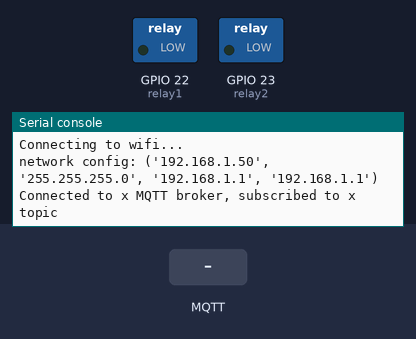
The program below on a simulated ESP32 board running MicroPython. On the bench: switched loads named in the program (green lamp = pin HIGH), the last lines printed to the serial console. Inputs (shaded band) come from the test bench. WiFi joins after 1.5 s; no MQTT or app messages arrive unless stated; values from a settings file that is not in the repository are placeholders.

Above: at 2.8 s.
2.9 s: MQTT message "up-on" arrives on the first subscribed topic
At 3.8 s:
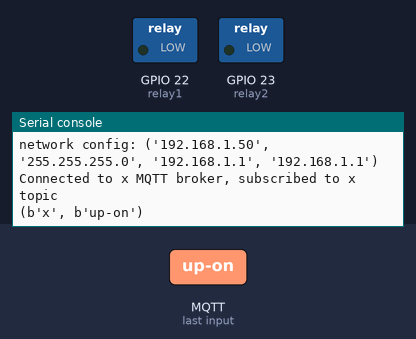
4.4 s: MQTT message "up-off" arrives on the first subscribed topic
At 4.9 s:
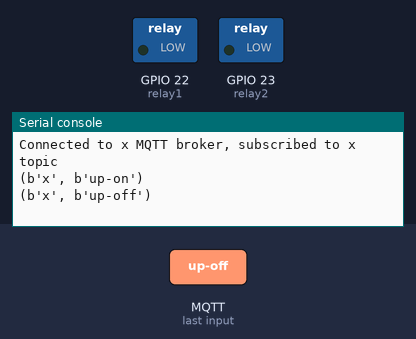
5.9 s: MQTT message "down-on" arrives on the first subscribed topic
At 7.3 s:
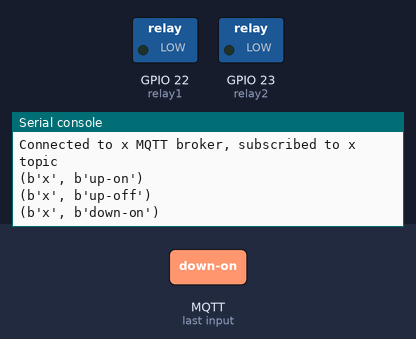

The program:

mqttclient.py
```python
import time
from umqttsimple import MQTTClient
import ubinascii
import machine
import esp
esp.osdebug(None)
import gc
gc.collect()
import config
import functions
from machine import Pin
try:
  import usocket as socket
except:
  import socket

wifi = functions.connect_to_wifi(config.ssid, config.password)
# Print out the network configuration received from DHCP
print('network config:', wifi.ifconfig())
# Create an output pin on GPIO 22
relay1 = Pin(22, Pin.OUT)
# Create an output pin on GPIO 23
relay2 = Pin(23, Pin.OUT)
client_id = ubinascii.hexlify(machine.unique_id())
last_message = 0
message_interval = 5
counter = 0

def sub_cb(topic, msg):
  print((topic, msg))
  if topic == config.mqtt_topic_sub and msg == b'up-on':
    print('Garage Door Up Activated')
    relay1.value(1)
  elif topic == config.mqtt_topic_sub and msg == b'up-off':
    print('Garage Door Up Dectivated')
    relay1.value(0)
  elif topic == config.mqtt_topic_sub and msg == b'down-on':
    print('Garage Door Down Activated')
    relay2.value(1)
  elif topic == config.mqtt_topic_sub and msg == b'down-off':
    print('Garage Door Down Dectivated')
    relay2.value(0)

def connect_and_subscribe():
  global client_id
  client = MQTTClient(client_id, config.mqtt_server, config.mqtt_port, config.mqtt_user, config.mqtt_password)
  client.set_callback(sub_cb)
  client.connect()
  client.subscribe(config.mqtt_topic_sub)
  print('Connected to %s MQTT broker, subscribed to %s topic' % (config.mqtt_server, config.mqtt_topic_sub))
  return client

def restart_and_reconnect():
  print('Failed to connect to MQTT broker. Reconnecting...')
  time.sleep(10)
  machine.reset()

try:
  client = connect_and_subscribe()
except OSError as e:
  restart_and_reconnect()

while True:
  try:
    client.check_msg()
  except OSError as e:
    restart_and_reconnect()
```

functions.py
```python
import network

def connect_to_wifi(ssid, password):
    print("Connecting to wifi...")
    # Activate the station interface
    sta_if = network.WLAN(network.STA_IF)
    sta_if.active(True)
    # Connect to your wifi network
    sta_if.connect(ssid, password)
    # Wait until the wireless is connected
    while not sta_if.isconnected():
        pass
    return sta_if


def web_page(relay1, relay2):
    # Set relay_state variable based on state returned from output pins
    if relay1.value() == 1:
        relay1_state = "ON"
    else:
        relay1_state = "OFF"
    if relay2.value() == 1:
        relay2_state = "ON"
    else:
        relay2_state = "OFF"

    # Create a variable containing the HTML to be sent, the state of the relays are contained in the variables we have just set
    html = """<html>
      <head>
        <title>MicroPython Web Server</title>
        <meta name="viewport" content="width=device-width, initial-scale=1">
        <link rel="icon" href="data:,">
        <style>html{font-family: Helvetica; display:inline-block; margin: 0px auto; text-align: center;} h1{color: #0F3376; padding: 2vh;}p{font-size: 1.5rem;}.button{display: inline-block; background-color: #006400; border: none; border-radius: 4px; color: white; padding: 16px 40px; text-decoration: none; font-size: 30px; margin: 2px; cursor: pointer;}.button2{background-color: #dc143c;}</style>
      </head>
      <body>
        <h1>MicroPython Web Server</h1>
        <p>Relay 1 state: <strong>""" + relay1_state + """</strong></p>
        <p>
          <a href="/?relay1=on"><button class="button">ON</button></a>
          <a href="/?relay1=off"><button class="button button2">OFF</button></a>
        </p>
        <p>Relay 2 state: <strong>""" + relay2_state + """</strong></p>
        <p>
          <a href="/?relay2=on"><button class="button">ON</button></a>
          <a href="/?relay2=off"><button class="button button2">OFF</button></a>
        </p>
      </body>
    </html>"""
    # Return the HTML
    return html
```

Measured:
- after the input at 2.9 s, the serial console: prints a new line at once (image 1)
- after the input at 4.4 s, the serial console: prints a new line at once (image 2)
- after the input at 5.9 s, the serial console: prints a new line at once (image 3)
